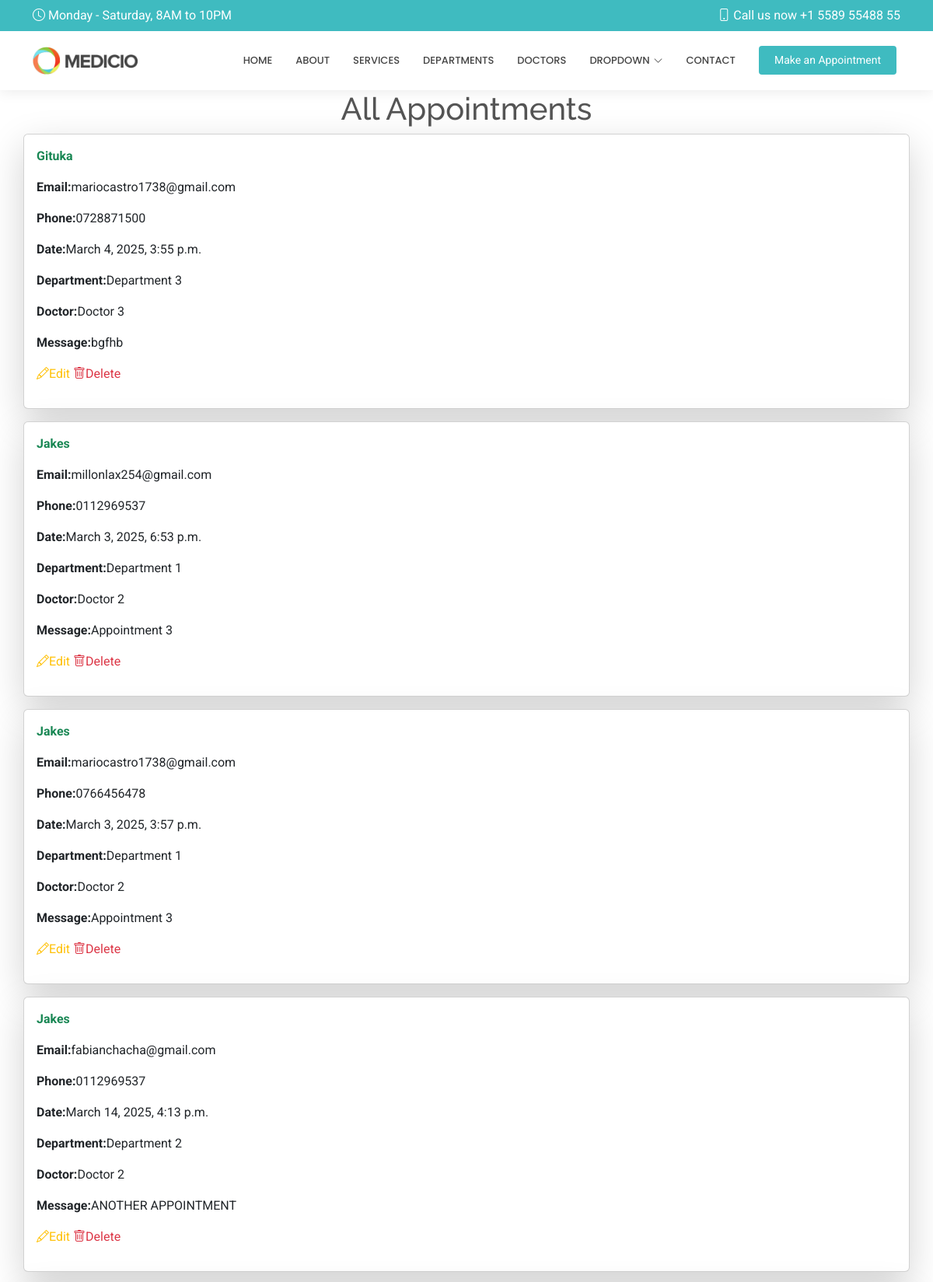
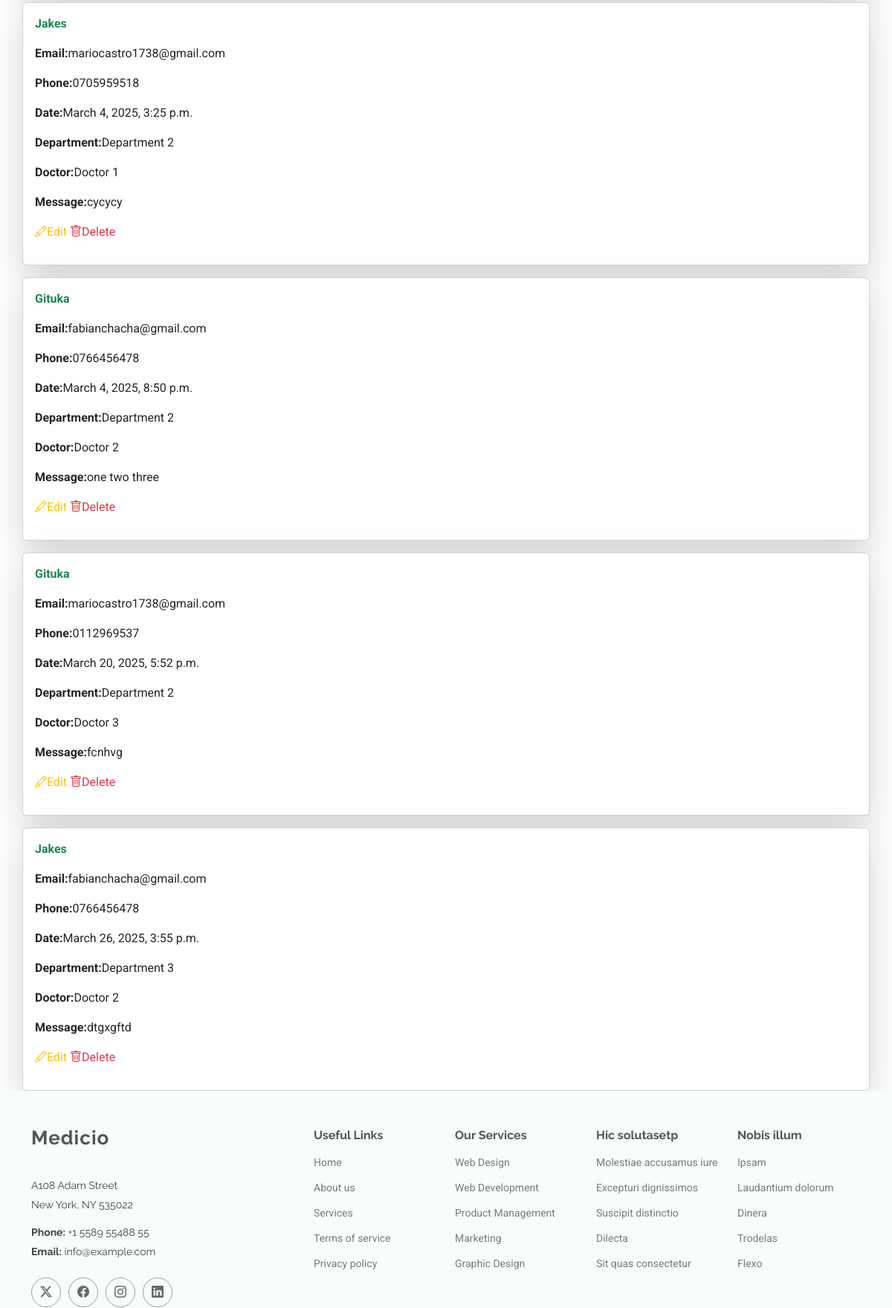
Page /show/ (upper part) on the committed database (2 pictures, top to bottom).
### hospitalapp/models.py (models this page shows, shortened)
class Appointment(models.Model):
    name = models.CharField(max_length=50)
    email = models.EmailField()
    phone = models.CharField(max_length=15)
    date = models.DateTimeField()
    department = models.CharField(max_length=50)
    doctor = models.CharField(max_length=50)
    message = models.TextField()

### hospitalapp/views.py (the view)
# urls.py: path('show/', views.show, name='show'),
def show(request):
    all= Appointment.objects.all()
    return render(request,'show.html',{'all':all})

### Templates/show.html (shortened to what this page needs)
{% extends 'starter-page.html' %}
{% load static %}
{% block content %}
<h1 class="text-center">All Appointments</h1>
   <div class="d-flex flex-wrap gap-3">
    {% for x in all %}
        <div class="card w-30 p-3 shadow-lg container">
        <p class="fw-bold text-success">{{ x.name }}</p>
        <p> <strong>Email:</strong>{{ x.email }}</p>
        <p> <strong>Phone:</strong>{{ x.phone }}</p>
        <p> <strong>Date:</strong>{{ x.date}}</p>
        <p> <strong>Department:</strong>{{ x.department}}</p>
        <p> <strong>Doctor:</strong>{{ x.doctor}}</p>
        <p> <strong>Message:</strong>{{ x.message}}</p>
        <p>
            <a href="{% url 'edit' x.id %}" class="text-warning">
                <i class="bi bi-pencil"></i>Edit
            </a>
            <a href="/delete/{{ x.id }}" class="text-danger">
                <i class="bi bi-trash"></i>Delete
            </a>
        </p>
        </div>
    {% endfor %}
   </div>
{% endblock %}

### static/assets/css/main.css (style rules this page uses)
:root { --default-font: "Roboto", system-ui, -apple-system, "Segoe UI", Roboto, "Helvetica Neue", Arial, "Noto Sans", "Liberation Sans", sans-serif, "Apple Color Emoji", "Segoe UI Emoji", "Segoe UI Symbol", "Noto Color Emoji"; --heading-font: "Raleway", sans-serif; --nav-font: "Poppins", sans-serif; }
:root { --background-color: #ffffff; --default-color: #444444; --heading-color: #555555; --accent-color: #3fbbc0; --surface-color: #ffffff; --contrast-color: #ffffff; }
:root { --nav-color: #444444; --nav-hover-color: #3fbbc0; --nav-mobile-background-color: #ffffff; --nav-dropdown-background-color: #ffffff; --nav-dropdown-color: #444444; --nav-dropdown-hover-color: #3fbbc0; }
:root { scroll-behavior: smooth; }
body { color: var(--default-color); background-color: var(--background-color); font-family: var(--default-font); }
a { color: var(--accent-color); text-decoration: none; transition: 0.3s; }
h1, h2, h3, h4, h5, h6 { color: var(--heading-color); font-family: var(--heading-font); }

### rows in the picture
Appointment: name "Gituka", email "mariocastro1738@gmail.com", phone "0728871500", date "March 4, 2025, 3:55 p.m.", department "Department 3", doctor "Doctor 3", message "bgfhb"
Appointment: name "Jakes", email "millonlax254@gmail.com", phone "0112969537", date "March 3, 2025, 6:53 p.m.", department "Department 1", doctor "Doctor 2", message "Appointment 3"
Appointment: name "Jakes", email "mariocastro1738@gmail.com", phone "0766456478", date "March 3, 2025, 3:57 p.m.", department "Department 1", doctor "Doctor 2", message "Appointment 3"
Appointment: name "Jakes", email "fabianchacha@gmail.com", phone "0112969537", date "March 14, 2025, 4:13 p.m.", department "Department 2", doctor "Doctor 2", message "ANOTHER APPOINTMENT"
Appointment: name "Jakes", email "mariocastro1738@gmail.com", phone "0705959518", date "March 4, 2025, 3:25 p.m.", department "Department 2", doctor "Doctor 1", message "cycycy"
Appointment: name "Gituka", email "fabianchacha@gmail.com", phone "0766456478", date "March 4, 2025, 8:50 p.m.", department "Department 2", doctor "Doctor 2", message "one two three"
Appointment: name "Gituka", email "mariocastro1738@gmail.com", phone "0112969537", date "March 20, 2025, 5:52 p.m.", department "Department 2", doctor "Doctor 3", message "fcnhvg"
Appointment: name "Jakes", email "fabianchacha@gmail.com", phone "0766456478", date "March 26, 2025, 3:55 p.m.", department "Department 3", doctor "Doctor 2", message "dtgxgftd"
